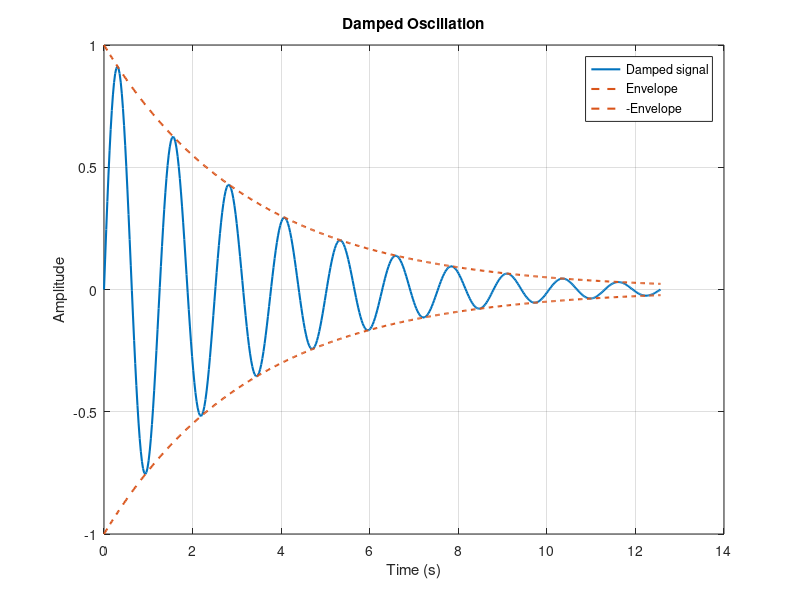

MATLAB code to generate this figure:
t = linspace(0, 4*pi, 500);
envelope = exp(-0.3*t);
signal = envelope .* sin(5*t);

h1 = plot(t, signal);
set(h1, 'DisplayName', 'Damped signal', 'LineWidth', 1.5);
hold on;
h2 = plot(t, envelope, '--');
set(h2, 'DisplayName', 'Envelope', 'LineWidth', 1.5, 'Color', [0.85 0.33 0.1]);
h3 = plot(t, -envelope, '--');
set(h3, 'DisplayName', '-Envelope', 'LineWidth', 1.5, 'Color', [0.85 0.33 0.1]);
hold off;

title('Damped Oscillation');
xlabel('Time (s)');
ylabel('Amplitude');
legend();
grid on;
